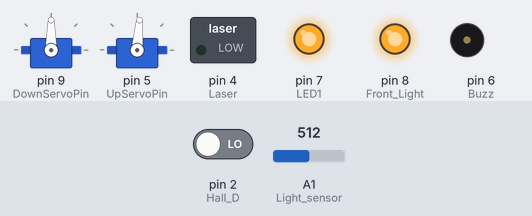
Simulated run of this sketch. Board: Arduino Uno, built with avr-gcc and run on an emulated ATmega328P. Parts: 2 × servo, switched loads named in the sketch (green lamp = pin HIGH), output pins drawn as LEDs (lit = HIGH), buzzer (waves = sounding, pin HIGH). Inputs (shaded band) come from the test bench; at power-on: A1 (Light_sensor) = 512, pin 2 (Hall_D) LOW.

Above: at 1.2 s.
1.3 s: A1 (Light_sensor) set to 891
2.8 s: A1 (Light_sensor) set to 919
At 3.1 s:
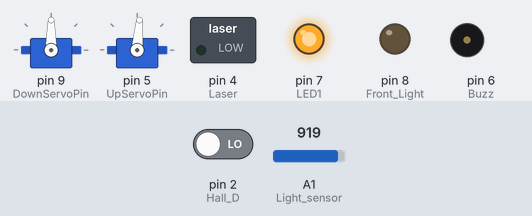
4.3 s: A1 (Light_sensor) set to 900
At 5.4 s:
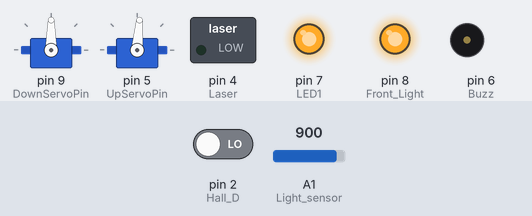
5.8 s: A1 (Light_sensor) set to 1010
At 6.6 s:
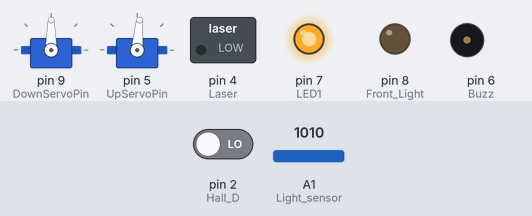
Timing chart, 0 to 8.3 s (numbered marks = the images above; inputs shaded):
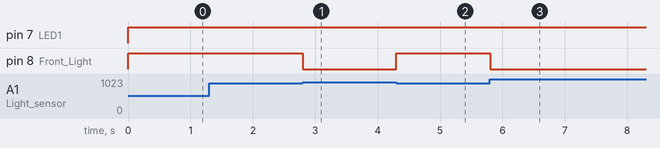

The sketch:

_5_Temp_New_Buzzer_controll.ino
```cpp
#include <Servo.h>

Servo DownServo;
Servo UpServo;

boolean B_state = false;
volatile int count = 0;
const int Hall_D = 2;
const byte Hall_sensor = A0;

int Light_sensor = A1;
int Interrupt_Light_State = 3;
int Front_Light = 8;

const int Laser = 4;

const int UpServoPin = 5;    /* Using PWM */
const int DownServoPin = 9;  /* Using PWM */
const int Buzz = 6;          /* Using PWM */

const int LED1 = 7;
int ledState = LOW;
unsigned long previousMillis = 0;
const long interval = 450;

const int Back_echo = 10;
const int Back_trig = 11;
const int Front_echo = 12;
const int Front_trig = 13;

float Front_Distance;
float Back_Distance;
int data[2];

/*****************************************************************************************************************************************/

void setup(){
  Serial.begin(9600);

  DownServo.attach(DownServoPin);
  UpServo.attach(UpServoPin);
  DownServo.write(90);
  UpServo.write(85);

  pinMode(Laser, OUTPUT);
  pinMode(LED1, OUTPUT);
  pinMode(Back_echo, INPUT);
  pinMode(Back_trig, OUTPUT);
  pinMode(Front_echo, INPUT);
  pinMode(Front_trig, OUTPUT);
  pinMode(Buzz, OUTPUT);
  pinMode(Hall_D, INPUT);
  pinMode(Hall_sensor, INPUT);
  pinMode(Light_sensor, INPUT);
  pinMode(Front_Light, OUTPUT);

  digitalWrite(LED1,ledState);
  analogWrite(Buzz,0);
  Serial.flush();

  int value = analogRead(Light_sensor);
  if(value > 1000)
    digitalWrite(Front_Light, LOW);
  else
    digitalWrite(Front_Light, HIGH);

  attachInterrupt(digitalPinToInterrupt(Hall_D), Calculation, RISING);
}

/*****************************************************************************************************************************************/

void loop() {
  Light_Calculation();
  for(int i = 0; i < 2; i++){
    data[i] = Serial.read();
    delay(2);
  }
  Change_state(data[0]);
  if(B_state == true) { Buzzer(); Blinking(); }
  else if(B_state == false){ digitalWrite(LED1, HIGH); analogWrite(Buzz,0); }
  if(count > 250){count = 0;}
}

/*****************************************************************************************************************************************/

float Back_Ultra(){
  float duration, distance;
  digitalWrite(Back_trig, HIGH);
  delay(10);
  digitalWrite(Back_trig, LOW);
  duration = pulseIn(Back_echo, HIGH);
  distance = ((340 * duration) / 10000) / 2;
  return distance;
}

/*****************************************************************************************************************************************/

float Front_Ultra(){
  float duration, distance;
  digitalWrite(Front_trig, HIGH);
  delay(10);
  digitalWrite(Front_trig, LOW);
  duration = pulseIn(Front_echo, HIGH);
  distance = ((340 * duration) / 10000) / 2;
  return distance;
}

/*****************************************************************************************************************************************/

void Change_state(int Var1)
{
       if(Var1 == 50 || Var1 == 85){B_state = true;}  // 부저함수로 거리비례를 한다.
  else if(Var1 == 51 || Var1 == 84){B_state = false;} // LED 반짝임을 끈다.
  else if(Var1 == 52 || Var1 == 83){
    float dist[3];
    for(int i =0;i<3;i++){
      dist[i] = Back_Ultra();
    }
    int distance = (dist[0] + dist[1] + dist[2])/3;
    Serial.write(distance);
  }
  else if(Var1 == 53 || Var1 == 82){
    float dist[3];
    for(int i =0;i<3;i++){
      dist[i] = Front_Ultra();
    }
    int distance = (dist[0] + dist[1] + dist[2])/3;
    Serial.write(distance);
  }
  else if(Var1 == 54 || Var1 == 81){ digitalWrite(Laser, LOW);  DownServo.write(85); UpServo.write(85); }   // Nothing
  else if(Var1 == 55 || Var1 == 80){ digitalWrite(Laser, HIGH); DownServo.write(85); UpServo.write(120); }   // 왼쪽직각
  else if(Var1 == 56 || Var1 == 79){ digitalWrite(Laser, HIGH); DownServo.write(85); UpServo.write(112);}   // 오른쪽직각
  else if(Var1 == 57 || Var1 == 78){ digitalWrite(Laser, HIGH); DownServo.write(85); UpServo.write(60); }   // 왼쪽평행
  else if(Var1 == 58 || Var1 == 77){ digitalWrite(Laser, HIGH); DownServo.write(85); UpServo.write(124); }   // 오른쪽평행
  else if(Var1 == 59 || Var1 == 76){Serial.write(int(count)); }   // 회전횟수
  else if(Var1 == 60 || Var1 == 75){count = 0;}

}

/*****************************************************************************************************************************************/

void Buzzer() {
  float dist = Back_Ultra();
  if(dist <= 26)
  {
    analogWrite(Buzz, 70);
    delay((dist/26)*100);
    analogWrite(Buzz,0);
    delay((dist/26)*100);
  }
  else
    analogWrite(Buzz,0);
}

/*****************************************************************************************************************************************/

void Blinking() {
  unsigned long currentMillis = millis();
  if (currentMillis - previousMillis >= interval) {
    previousMillis = currentMillis;
    if (ledState == LOW) {ledState = HIGH;}
    else {ledState = LOW;}
    digitalWrite(LED1, ledState);}
}
/*****************************************************************************************************************************************/

void Calculation(){
  count += 1;
}

/*****************************************************************************************************************************************/

void Light_Calculation(){ // 어두워질수록 센서값이 커진다.
  int value = analogRead(Light_sensor);
  if(value > 900)
    digitalWrite(Front_Light, LOW);
  else
    digitalWrite(Front_Light, HIGH);
}

/*****************************************************************************************************************************************/
```

Measured:
- the behaviour switches between 900 and 901 on A1 (Light_sensor) (found by bisection; images 0 and 1)
- after the input at 1.3 s, every drawn part: stays the same
- after the input at 2.8 s, pin 8 (Front_Light): HIGH → LOW at once
- after the input at 4.3 s, pin 8 (Front_Light): LOW → HIGH at once
- after the input at 5.8 s, pin 8 (Front_Light): HIGH → LOW at once
